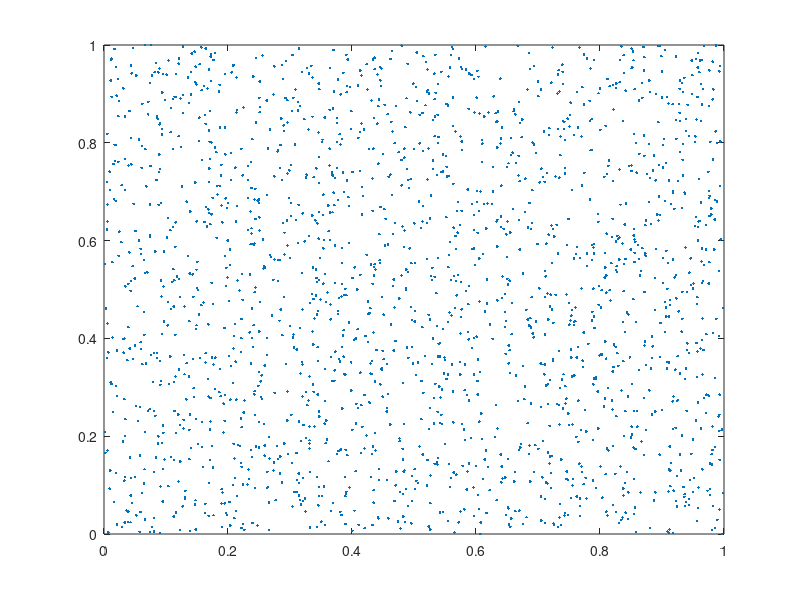
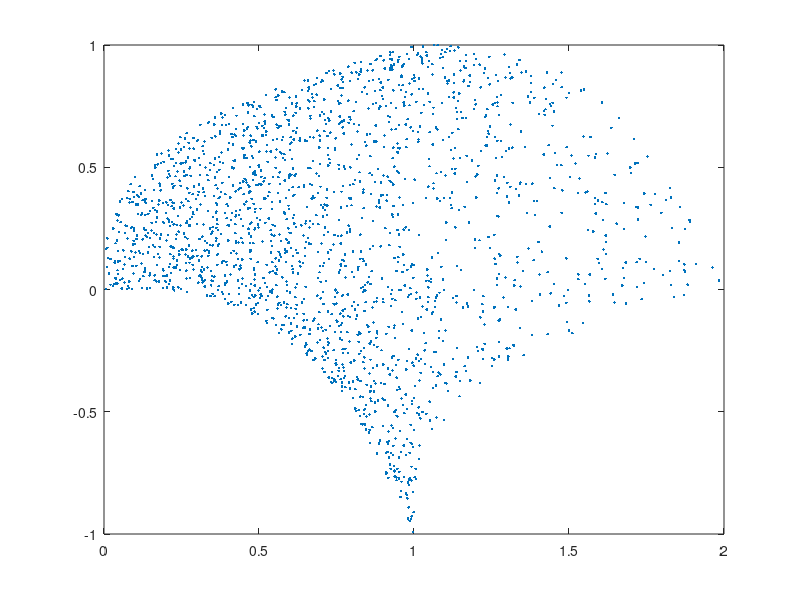

These charts were generated, in order, by the following MATLAB code: (Note: this script raises an error after producing the figures.)
% this code simulates the data from "Non LInear INdependent Component
% Analysis"

clear all
close all

%% define parameters
N = 2000;
dim = 2;
Nc = 200;
dt = 0.01;

%% do simulations

x = rand(N, dim);

f = @(x) [x(:,1)+x(:,2).^3 x(:,2)-x(:,1).^3];
y = f(x);

%% plot results

% plot variables, color by time
figure;
plot(x(:,1),x(:,2),'.')

figure;
plot(y(:,1),y(:,2),'.')

%% calculate clouds

xclouds = dt * randn(Nc, dim, N);
for i=1:N
    xclouds(:,:,i) = repmat(x(i,:), Nc, 1) + xclouds(:,:,i);
end
ind = find(xclouds > 1);
xclouds(ind) = 2 - xclouds(ind);
ind = find(xclouds < 0);
xclouds(ind) = -xclouds(ind);

yclouds = zeros(size(xclouds));
for i=1:N
    yclouds(:,:,i) = f(xclouds(:,:,i));
end

%% calculate inverse covariances
[inv_c, ~, ranks] = covariances2(yclouds, dim);

%% NIV
if size(y,1) > 4000
    disp('Too much data; NIV will fail')
    return
end
neigs = 10;
[V, D] = NIV(y, inv_c, 0, neigs, 0);

figure;
scatter(x(:,1),x(:,2),200,V(:,2),'.')

figure;
scatter(x(:,1),x(:,2),200,V(:,3),'.')

%% dmaps
W = squareform(pdist(y)).^2;
[V, D] = dmaps(W, median(W(:)), neigs);

figure;
scatter(x(:,1),x(:,2),200,V(:,2),'.')

figure;
scatter(x(:,1),x(:,2),200,V(:,3),'.')

%% do simulation with noise

dim = 3;

x = zeros(N, dim);
x(:, 1:2) = rand(N, 2);

f = @(x) [x(:,1)+x(:,2).^3 x(:,2)-x(:,1).^3 x(:,3)];

y = f(x);

%% do simulations

xclouds = zeros(Nc, dim, N);

drift = @(t, x) [0; 0; (1-x(3))];
diffn = @(t, x) [1 0 0; 0 1 0; 0 0 100];
    
dt = dt/Nc;

tscale = 1e-4;
for i=1:N
    xclouds(:,:,i) = randn(Nc, dim);
    for j=1:dim-1
        xclouds(:,j,i) = xclouds(:,j,i)*tscale + x(i,j);
    end
    
%     SDE = sde(drift, diffn, 'StartState', x(i,:));
%     [xclouds(:,:,i), ~, ~] = SDE.simulate(Nc, 'DeltaTime', dt);
end

yclouds = zeros(size(xclouds));
for i=1:N
    yclouds(:,:,i) = f(xclouds(:,:,i));
end

% calculate inverse covariances
%[inv_c, ~, ranks] = covariances2(yclouds, dim);
inv_c = zeros(dim, dim, N);
for i=1:N
    inv_c(:,:,i) = pinv(cov(yclouds(:,:,i)));
    
    %[u, s, v] = svd(cov(yclouds(:,:,i)));
    %inv_c(:,:,i) = u(:,1)*(1/s(1,1))*v(:,1)';
    %inv_c(:,:,i) = [1 0 0; 0 1 0; 0 0 tscale];
end

% NIV
if size(y,1) > 4000
    disp('Too much data; NIV will fail')
    return
end
neigs = 10;
[V, D] = NIV(y, inv_c, 0, neigs, 0);

figure;
scatter(x(:,1),x(:,2),200,V(:,2),'.')

figure;
scatter(x(:,1),x(:,2),200,V(:,3),'.')

